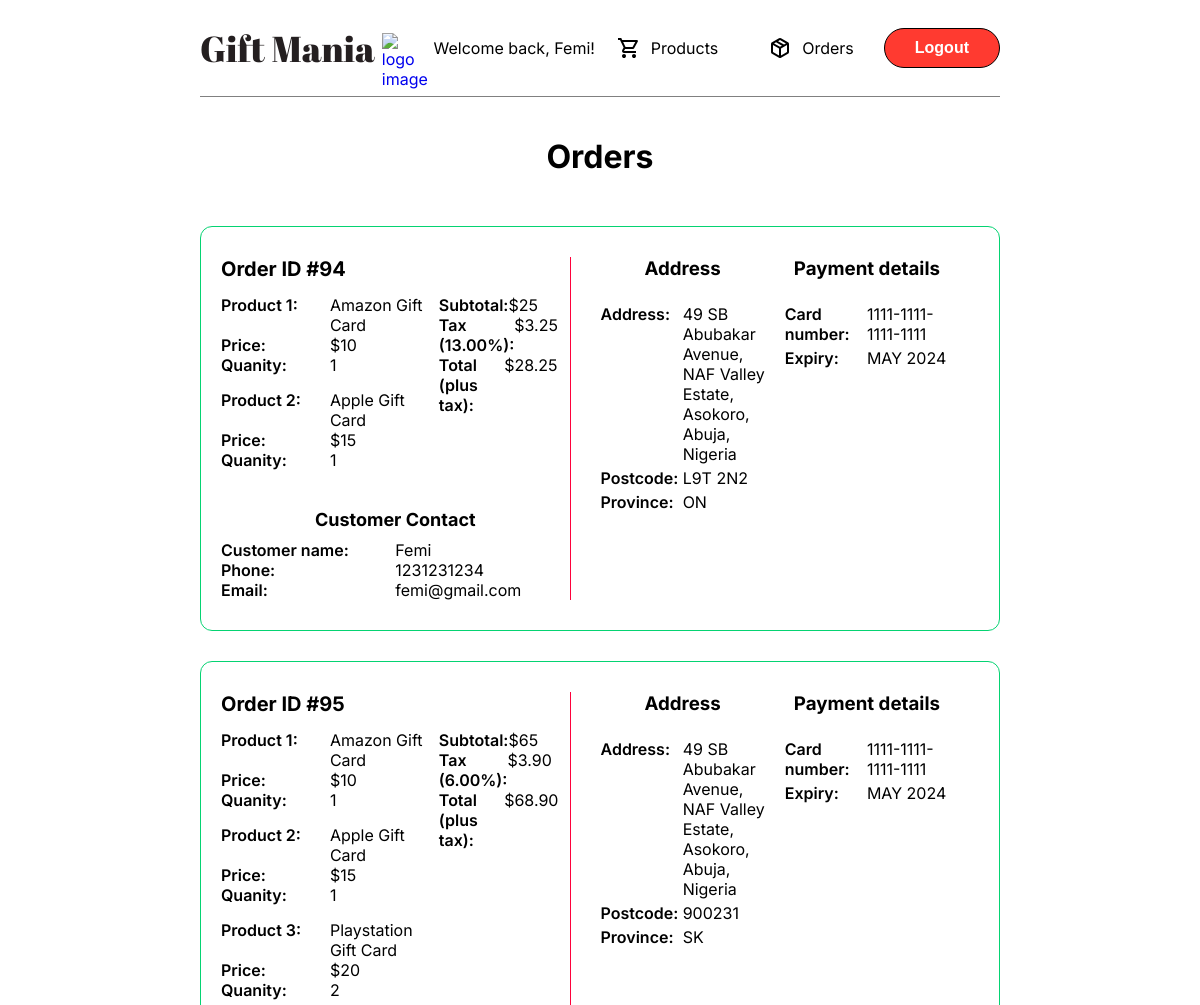
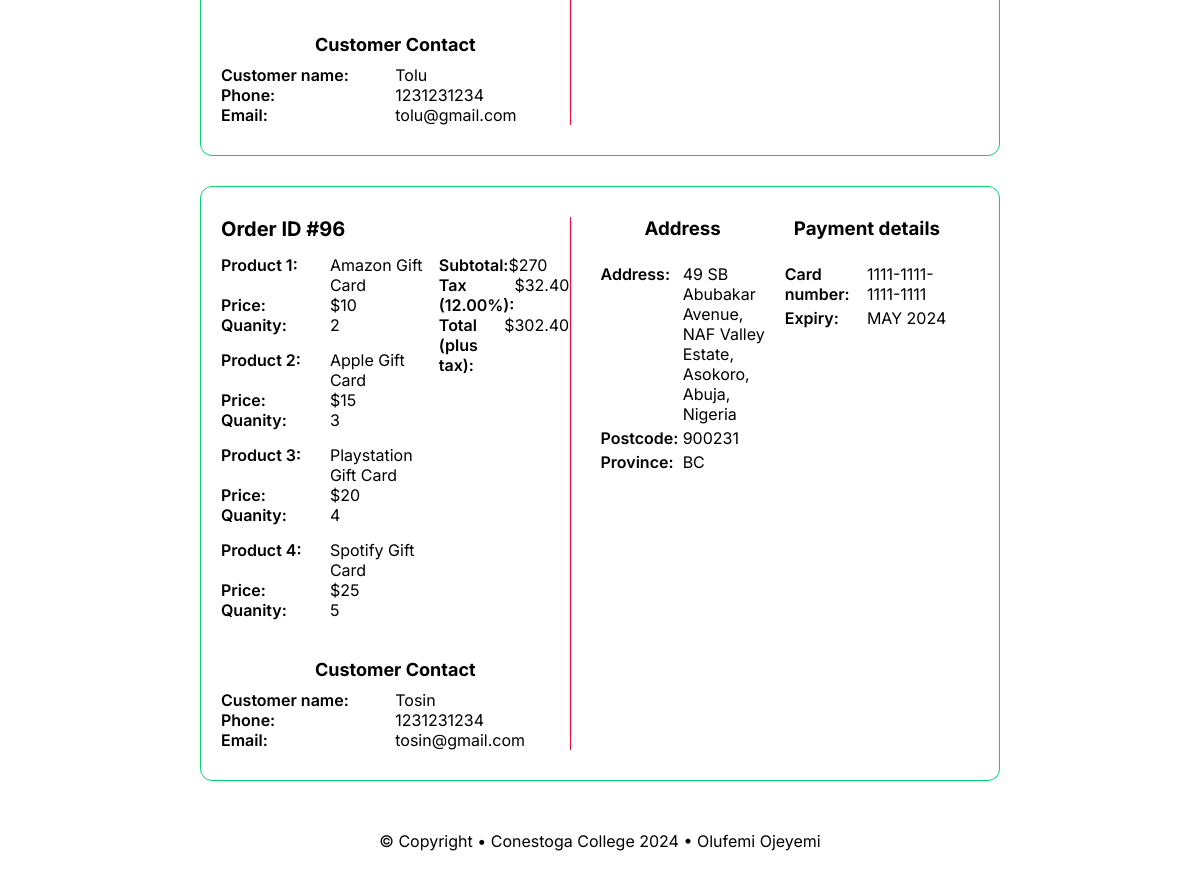
/orders-page.php (signed in), run on the app's committed database (2 pictures, top to bottom).
### tables this page shows
CREATE TABLE `orders` (
  `id` int(11) NOT NULL,
  `name` varchar(255) DEFAULT NULL,
  `email` varchar(255) DEFAULT NULL,
  `phone` varchar(20) DEFAULT NULL,
  `postcode` varchar(255) DEFAULT NULL,
  `address` text DEFAULT NULL,
  `province` varchar(255) DEFAULT NULL,
  `password` varchar(255) DEFAULT NULL,
  `card` varchar(20) DEFAULT NULL,
  `expiry_month` varchar(20) DEFAULT NULL,
  `expiry_year` varchar(4) DEFAULT NULL,
  `products_json` text DEFAULT NULL,
  `tax_percentage` decimal(10,2) DEFAULT NULL,
  `tax` decimal(10,2) DEFAULT NULL,
  `total_price` decimal(10,2) DEFAULT NULL
);

### orders-page.php (the view)
<?php
    include('includes/db_connection.php');
?>
<!DOCTYPE html>
<html lang="en">
    <head>
        <?php include "layouts/head.php" ?>
    </head>
    <body>
        <?php include "layouts/header.php" ?>
        <h1 class="title">Orders</h1>
        <main>
            <div class="orders-container">
                <?php
                    $query = "SELECT * FROM `orders`";
                    $result = mysqli_query($db, $query);
                    if ($result && mysqli_num_rows($result) > 0) {
                        while ($row = mysqli_fetch_assoc($result)) {
                            $products = json_decode($row['products_json'], true);
                            $sub_total = $row['total_price'] - $row['tax'];
                            ?>
                                <div class="order dark-green-border">
                                    <section class="order-short">
                                        <h3>Order ID #<?php echo $row['id'] ?></h3>
                                        <div class="info-container">
                                            <div class="product">
                                                <div class="first">
                                                    <?php
                                                        $counter = 0;
                                                        foreach ($products as $property) {
                                                            $counter++;
                                                            ?>
                                                                <aside>
                                                                    <div class="cell">
                                                                        <p class="head">Product <?php echo $counter ?>:</p>
                                                                        <p><?php echo $property['name'] ?></p>
                                                                    </div>
                                                                    <div class="cell">
                                                                        <p class="head">Price:</p>
                                                                        <p><?php echo "$". $property['price'] . "" ?></p>
                                                                    </div>
                                                                    <div class="cell">
                                                                        <p class="head">Quanity:</p>
                                                                        <p><?php echo $property['quantity'] ?></p>
                                                                    </div>
                                                                </aside>
                                                            <?php
                                                        }
                                                    ?>
                                                </div>
                                                <div class="second">
                                                    <div class="cell">
                                                        <p class="head">Subtotal:</p>
                                                        <p><?php echo "$". $sub_total . "" ?></p>
                                                    </div>
                                                    <div class="cell">
                                                        <p class="head">Tax (<?php echo $row['tax_percentage'] ?>%):</p>
                                                        <p><?php echo "$". $row['tax'] . "" ?></p>
                                                    </div>
                                                    <div class="cell">
                                                        <p class="head">Total (plus tax):</p>
                                                        <p><?php echo "$". $row['total_price'] . "" ?></p>
                                                    </div>
                                                </div>
                                            </div>
                                        </div>
                                        <div class="customer-contact">
                                            <h3>Customer Contact</h3>
                                            <div class="cell">
                                                <p class="head">Customer name:</p>
                                                <p><?php echo $row['name'] ?></p>
                                            </div>
                                            <div class="cell">
                                                <p class="head">Phone:</p>
                                                <p><?php echo $row['phone'] ?></p>
                                            </div>
                                            <div class="cell">
                                                <p class="head">Email:</p>
                                                <p><?php echo $row['email'] ?></p>
                                            </div>
                                        </div>
                                    </section>
                                    <section class="order-full">
                                        <div class="address">
                                            <h3>Address</h3>
                                            <div class="cell">
                                                <p class="head">Address:</p>
                                                <p><?php echo $row['address'] ?></p>
                                            </div>
                                            <div class="cell">
                                                <p class="head">Postcode:</p>
                                                <p><?php echo $row['postcode'] ?></p>
                                            </div>
                                            <div class="cell">
                                                <p class="head">Province:</p>
                                                <p><?php echo $row['province'] ?></p>
                                            </div>
                                        </div>
                                        <div class="payment">
                                            <h3>Payment details</h3>
                                            <div class="cell">
                                                <p class="head">Card number:</p>
                                                <p><?php echo $row['card'] ?></p>
                                            </div>
                                            <div class="cell">
                                                <p class="head">Expiry:</p>
                                                <p><?php echo "". $row['expiry_month'] ." ". $row['expiry_year'] . ""?></p>
                                            </div>
                                        </div>
                                    </section>
                                </div>
                            <?php
                        }
                    } else {
                        echo "<h2>No orders received yet.</h2>";
                    }
                ?>
            </div>
        </main>
        <?php include "layouts/footer.php" ?>
    </body>
</html>

### styles/styles.css (style rules this page uses)
.dark-green-border { border: 0.1px solid #05d372; }
body, h1, h2, h3, h4, p, figure, blockquote, dl, dd { margin: 0; }
body { padding: 0 200px; margin-block-end: 0; font-family: 'Inter', sans-serif; }
.title { text-align: center; margin-block-end: 50px; }
main { display: flex; flex-direction: column; gap: 30px; }
.cell { display: flex; }
.cell p { width: 100%; }
.cell .head { font-weight: 600; }
.orders-container { display: flex; flex-direction: column; gap: 30px; }
.order { display: flex; border-radius: 12px; padding: 30px 20px; }
.order section { width: 100%; }
.order-short { display: flex; flex-direction: column; gap: 4px; }
.info-container { display: flex; flex-direction: column; margin-block-end: 20px; }
.info-container .product { display: flex; }
.info-container .first { width: 100%; }
.first aside { margin-block-end: 15px; }
.info-container .second { width: 60%; }
.order-short h3 { margin-block-end: 10px; font-size: 20px; }
.customer-contact h3 { text-align: center; margin-block-end: 10px; font-size: 18px; }
.order-full { display: flex; border-left: 0.1px solid #fe013b; gap: 20px; padding: 0 30px; }
.order-full .address, .order-full .payment { display: flex; flex-direction: column; width: 100%; gap: 4px; }
.order-full .address h3, .order-full .payment h3 { align-self: center; margin-block-end: 20px; }

### data on the page
orders: id "94", name "Amazon Gift Card", price "10", quantity "1", name "Apple Gift Card", price "15", sub_total "25", tax_percentage "13.00", tax "3.25", total_price "28.25", name "Femi", phone "1231231234", email "femi@gmail.com", address "49 SB Abubakar Avenue, NAF Valley Estate, Asokoro, Abuja, Nigeria", postcode "L9T 2N2", province "ON", card "1111-1111-1111-1111", expiry_month "MAY", expiry_year "2024"
orders: id "95", name "Amazon Gift Card", price "10", quantity "1", name "Apple Gift Card", price "15", name "Playstation Gift Card", price "20", quantity "2", sub_total "65", tax_percentage "6.00", tax "3.90", total_price "68.90", name "Tolu", phone "1231231234", email "tolu@gmail.com", address "49 SB Abubakar Avenue, NAF Valley Estate, Asokoro, Abuja, Nigeria", postcode "900231", province "SK", card "1111-1111-1111-1111", expiry_month "MAY", expiry_year "2024"
orders: id "96", name "Amazon Gift Card", price "10", quantity "2", name "Apple Gift Card", price "15", quantity "3", name "Playstation Gift Card", price "20", quantity "4", name "Spotify Gift Card", price "25", quantity "5", sub_total "270", tax_percentage "12.00", tax "32.40", total_price "302.40", name "Tosin", phone "1231231234", email "tosin@gmail.com", address "49 SB Abubakar Avenue, NAF Valley Estate, Asokoro, Abuja, Nigeria", postcode "900231", province "BC", card "1111-1111-1111-1111", expiry_month "MAY", expiry_year "2024"

### other printed values
$managerCapitalized "Femi"
